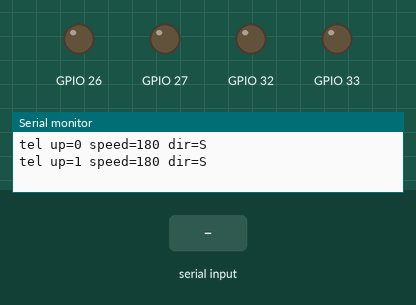
This sketch was run on a simulated ESP32. Parts: output pins drawn as LEDs (lit = HIGH), the last lines printed to the serial monitor. The inputs (shaded band) are chosen by the test bench.

Above: at 1.2 s.
1.3 s: "t" received over Serial
At 2.5 s:
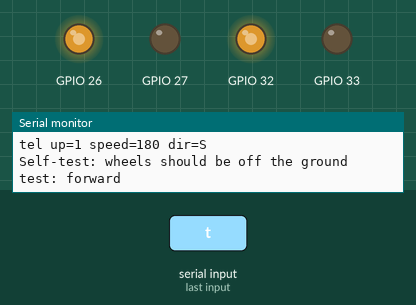
7.3 s: "w" received over Serial
At 8.75 s:
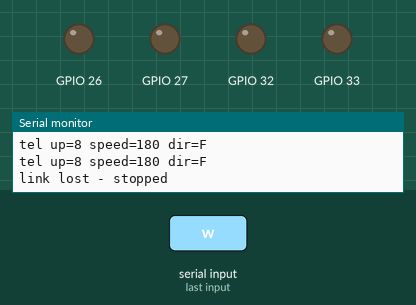
9.0 s: "s" received over Serial
At 9.6 s:
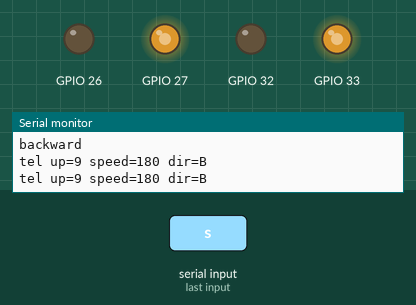
Timing chart, 0 to 12.0 s (numbered marks = the images above; inputs shaded):
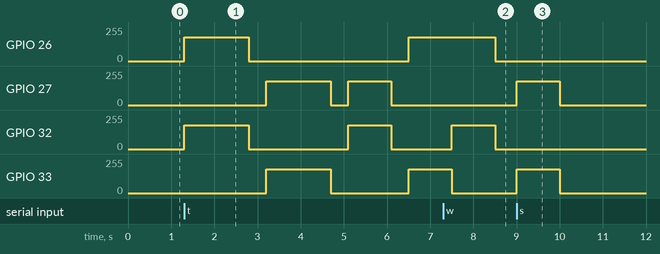

The sketch:

esp32_rover_serial.ino
```cpp
/*
  ESP32 + DRV8833 + 2WD rover  -  control over USB serial (115200 baud)

  Based on the rover_wasd sketch that is known to talk to wasd_control.py (kept as rover_wasd_original.ino.txt).
  Same keys, same pins, same replies. Added: telemetry, optional distance + IR sensors that stop forward motion,
  and a watchdog that is always armed while the rover moves.

  Keys (from the dashboard, wasd_control.py, or a serial monitor):
    w forward   s backward   a spin left   d spin right   space / x stop
    e / q speed up / down (steps of 25, 100..255)
    t self-test (forward, back, spin left, spin right; ~5 s, wheels OFF the ground)
    ? print one telemetry line now
    . heartbeat

  Safety:
    * While the rover is moving, it stops if no byte (a key or a '.') arrives for 1 second. The dashboard sends '.' every 0.2 s.
      Typing keys in a serial monitor therefore keeps it running only while you keep typing: that is intended.
    * ENABLE_ULTRASONIC / ENABLE_IR: forward motion is refused and stopped at once when the sensor sees an obstacle closer than
      STOP_CM, or when the ultrasonic sensor gives no valid reading.
    * Nothing is set at boot: both inputs of every motor start low (coast).

  Replies (one line each): forward · backward · spin left · spin right · stop · speed N · link lost - stopped ·
    obstacle - stopped · obstacle - refused · and every 0.5 s:  tel up=12 speed=180 dir=F dist=23.5 ir=0
    (dist and ir only when that sensor is enabled; dist=-1 means no valid reading; ir=1 means obstacle)

  Wiring, ESP32 DevKit (ESP32_CAM_PINS 0), as built:
      GPIO26 IN1, GPIO27 IN2 (left, OUT1/OUT2)     GPIO32 IN3, GPIO33 IN4 (right, OUT3/OUT4)
      EEP (sleep): left empty if the module's J1 jumper holds it high, otherwise wired to 3V3. ULT (fault) left empty.
      ESP32 GND shared with module GND.
  Optional sensors (DevKit only):
      HC-SR04  TRIG -> GPIO18, ECHO -> GPIO19 THROUGH A 10k/20k DIVIDER (the echo pin is 5 V, the ESP32 is 3.3 V only), VCC 5 V
      IR obstacle module  OUT -> GPIO21 (3.3 V module, or a divider if it runs on 5 V), most modules pull OUT low on detection
  Requires Arduino-ESP32 core 3.x.
*/

// 1 = AI-Thinker ESP32-CAM (only IO12/13/14/15 free; no room for the sensors), 0 = normal ESP32 DevKit
#ifndef ESP32_CAM_PINS
#define ESP32_CAM_PINS 0
#endif
#ifndef ENABLE_ULTRASONIC
#define ENABLE_ULTRASONIC 0
#endif
#ifndef ENABLE_IR
#define ENABLE_IR 0
#endif
#if ESP32_CAM_PINS && (ENABLE_ULTRASONIC || ENABLE_IR)
#error "The ESP32-CAM header has no free pins for the sensors"
#endif

#if ESP32_CAM_PINS
const int AIN1 = 13, AIN2 = 12;           // left motor  (module IN1, IN2)
const int BIN1 = 14, BIN2 = 15;           // right motor (module IN3, IN4)
#else
const int AIN1 = 26, AIN2 = 27;           // left motor
const int BIN1 = 32, BIN2 = 33;           // right motor
#endif
const int TRIG_PIN = 18, ECHO_PIN = 19;   // HC-SR04 (ECHO through a divider!)
const int IR_PIN = 21;
const bool IR_ACTIVE_LOW = true;

const int PWM_FREQ = 20000;
const int PWM_BITS = 8;                   // duty 0..255
const int MIN_DUTY = 90;                  // below this TT motors just hum
const int SPEED_STEP = 25;
const unsigned long WATCHDOG_MS = 1000;
const unsigned long TEL_MS = 500;
const unsigned long SENSE_MS = 100;
const float STOP_CM = 15.0;

int speedLevel = 180;                     // 100..255
int dirL = 0, dirR = 0;                   // -1, 0, +1
unsigned long lastByteMs = 0, lastTelMs = 0, lastSenseMs = 0;
float distCm = -1;                        // -1 = no valid reading
int irHit = 0;
int badReadings = 0;

// Forward = PWM on xIN1, xIN2 low. Reverse = the opposite. 0 = coast.
void setMotor(int pinA, int pinB, int speed) {         // speed: -255..255
  speed = constrain(speed, -255, 255);
  int duty = abs(speed);
  if (duty > 0 && duty < MIN_DUTY) duty = MIN_DUTY;
  ledcWrite(pinA, speed > 0 ? duty : 0);
  ledcWrite(pinB, speed < 0 ? duty : 0);
}

void drive(int left, int right) {
  setMotor(AIN1, AIN2, left);
  setMotor(BIN1, BIN2, right);
}

void apply() { drive(dirL * speedLevel, dirR * speedLevel); }

void go(int l, int r, const char *name) {
  dirL = l; dirR = r;
  apply();
  Serial.println(name);
}

bool moving() { return dirL != 0 || dirR != 0; }
bool movingForward() { return dirL > 0 && dirR > 0; }

char dirChar() {
  if (!moving()) return 'S';
  if (dirL > 0 && dirR > 0) return 'F';
  if (dirL < 0 && dirR < 0) return 'B';
  return dirL < dirR ? 'L' : 'R';
}

// true while something is in the way of forward motion
bool obstacleAhead() {
#if ENABLE_ULTRASONIC
  if (distCm < 0 || distCm < STOP_CM) return true;       // no valid reading counts as blocked
#endif
#if ENABLE_IR
  if (irHit) return true;
#endif
  return false;
}

void readSensors() {
#if ENABLE_ULTRASONIC
  digitalWrite(TRIG_PIN, LOW); delayMicroseconds(3);
  digitalWrite(TRIG_PIN, HIGH); delayMicroseconds(10);
  digitalWrite(TRIG_PIN, LOW);
  // the HC-SR04 answers an empty path with a ~38 ms pulse, so a pulse of 0 means no sensor or a broken wire
  unsigned long us = pulseIn(ECHO_PIN, HIGH, 40000);
  if (us == 0) {
    if (++badReadings >= 3) distCm = -1;
  } else {
    badReadings = 0;
    distCm = min(400.0f, us / 58.0f);
  }
#endif
#if ENABLE_IR
  int v = digitalRead(IR_PIN);
  irHit = IR_ACTIVE_LOW ? (v == LOW) : (v == HIGH);
#endif
}

void printTelemetry() {
  Serial.printf("tel up=%lu speed=%d dir=%c", millis() / 1000, speedLevel, dirChar());
#if ENABLE_ULTRASONIC
  Serial.printf(" dist=%.1f", distCm);
#endif
#if ENABLE_IR
  Serial.printf(" ir=%d", irHit);
#endif
  Serial.println();
}

void selfTest() {
  Serial.println("Self-test: wheels should be off the ground");
  go(1, 1, "test: forward");     delay(1500);
  go(0, 0, "test: stop");        delay(400);
  go(-1, -1, "test: backward");  delay(1500);
  go(0, 0, "test: stop");        delay(400);
  go(-1, 1, "test: spin left");  delay(1000);
  go(0, 0, "test: stop");        delay(400);
  go(1, -1, "test: spin right"); delay(1000);
  go(0, 0, "test: done");
}

void handleKey(char c) {
  switch (tolower(c)) {
    case 'w':
      if (obstacleAhead()) { go(0, 0, "obstacle - refused"); break; }
      go(1, 1, "forward");     break;
    case 's': go(-1, -1, "backward");  break;
    case 'a': go(-1, 1, "spin left");  break;
    case 'd': go(1, -1, "spin right"); break;
    case ' ':
    case 'x': go(0, 0, "stop");        break;
    case 'e':
      speedLevel = min(255, speedLevel + SPEED_STEP);
      apply(); Serial.printf("speed %d\n", speedLevel); break;
    case 'q':
      speedLevel = max(100, speedLevel - SPEED_STEP);
      apply(); Serial.printf("speed %d\n", speedLevel); break;
    case 't': selfTest(); break;
    case '?': printTelemetry(); break;
    case '.': break;                       // heartbeat: its only job is to reset the watchdog
    default: break;                        // ignore CR/LF and unknown keys
  }
}

void setup() {
  Serial.begin(115200);
  for (int p : {AIN1, AIN2, BIN1, BIN2}) ledcAttach(p, PWM_FREQ, PWM_BITS);
  drive(0, 0);
#if ENABLE_ULTRASONIC
  pinMode(TRIG_PIN, OUTPUT);
  pinMode(ECHO_PIN, INPUT);
#endif
#if ENABLE_IR
  pinMode(IR_PIN, INPUT);
#endif
  lastByteMs = millis();
  Serial.println("Rover ready. w/a/s/d to drive, space to stop, t for self-test.");
}

void loop() {
  while (Serial.available()) {
    handleKey((char)Serial.read());
    lastByteMs = millis();
  }
  unsigned long now = millis();
  if (moving() && now - lastByteMs > WATCHDOG_MS) go(0, 0, "link lost - stopped");
  if (now - lastSenseMs >= SENSE_MS) {
    lastSenseMs = now;
    readSensors();
    if (movingForward() && obstacleAhead()) go(0, 0, "obstacle - stopped");
  }
  if (now - lastTelMs >= TEL_MS) {
    lastTelMs = now;
    printTelemetry();
  }
}
```

Measured:
- after the input at 1.3 s, GPIO 26: 0/255 → 179/255 at once, → 0/255 1.5 s later, → 179/255 3.7 s later; GPIO 27: 0/255 → 179/255 after 1.9 s, → 0/255 1.5 s later, → 179/255 0.40 s later, → 0/255 1.0 s later
- after the input at 7.3 s, GPIO 26: 179/255 → 0/255 after 1.2 s instead of 0.20 s; GPIO 32: 0/255 → 179/255 after 0.20 s, → 0/255 1.0 s later
- after the input at 9.0 s, GPIO 27, GPIO 33: 0/255 → 179/255 at once, → 0/255 1.0 s later
